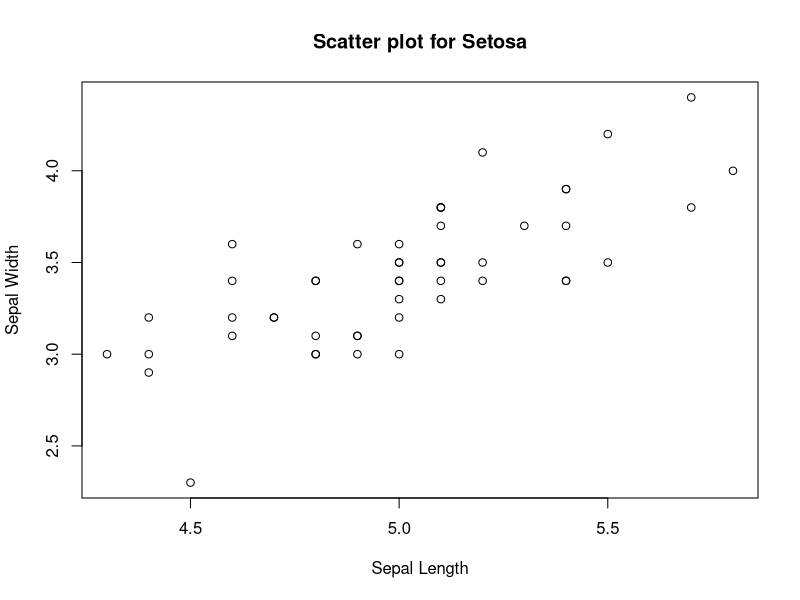

Source code (R):
setosa <- iris[iris$Species == "setosa",] # Subset data for setosa species
plot(setosa$Sepal.Length,
    setosa$Sepal.Width, xlab = "Sepal Length",
    ylab = "Sepal Width", main = "Scatter plot for Setosa")

